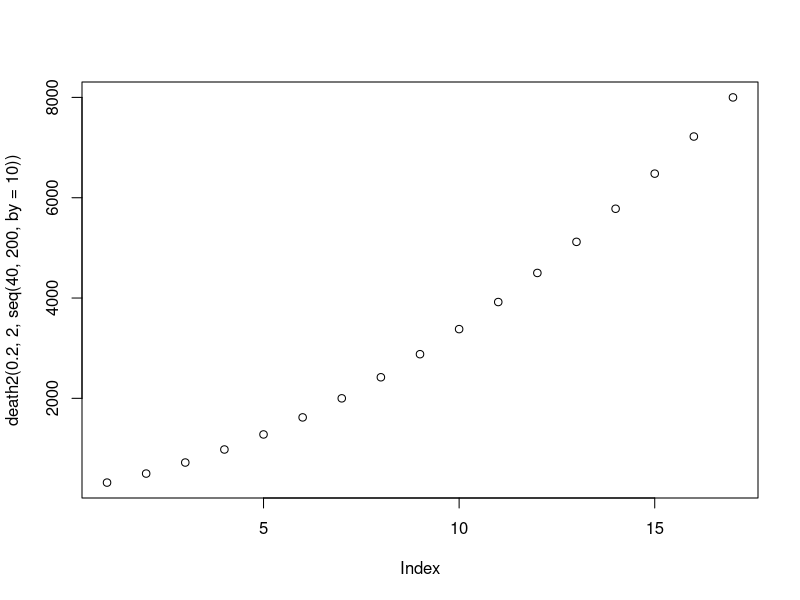
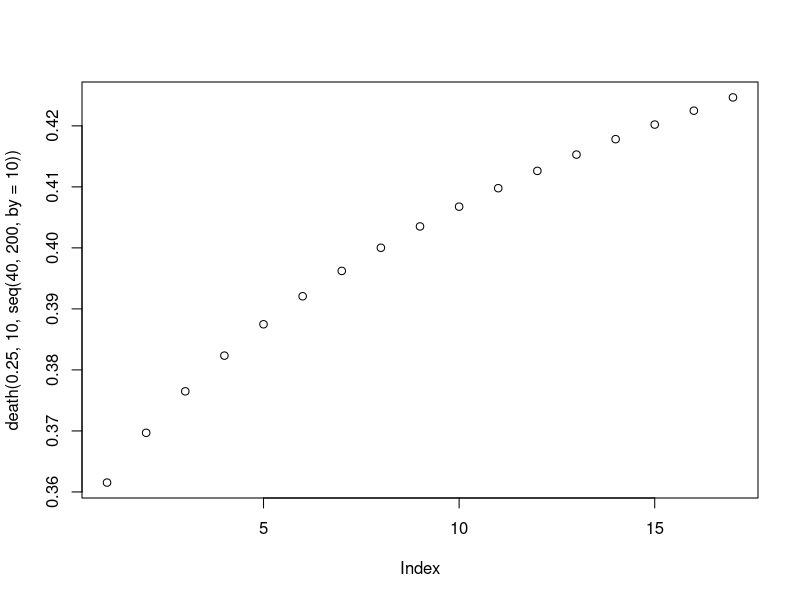
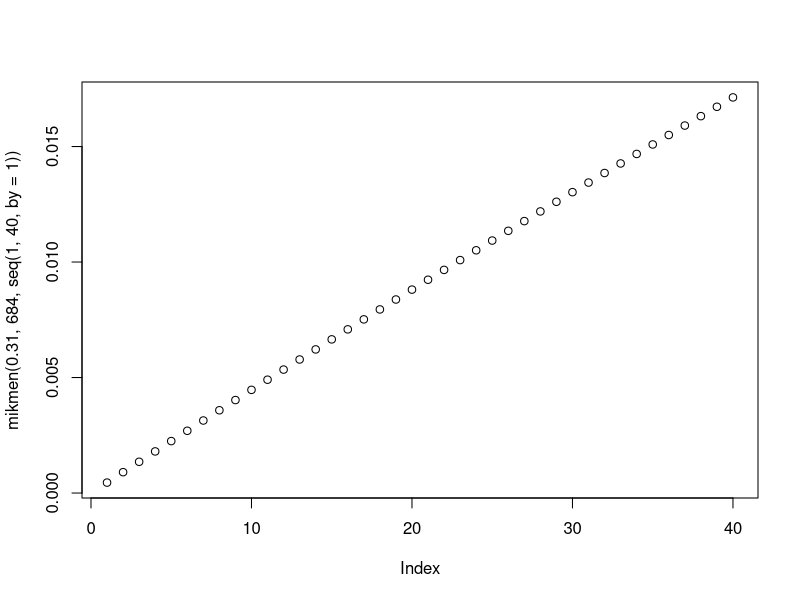
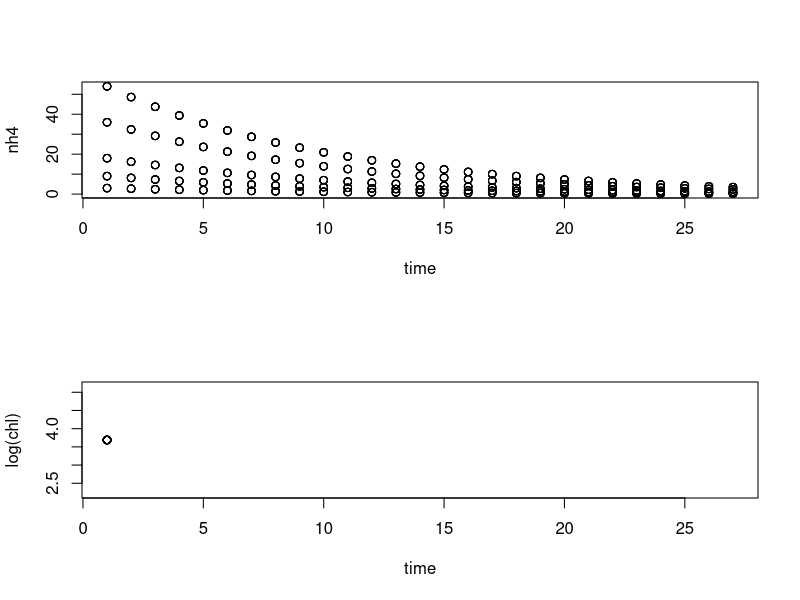

Write R code to recreate these figures, in order.
#make data frame for simulated data: want to use NH4 to predict chl a
# 5 replicates for 5 treatments over 28 days
faux <- data.frame(
  time = rep(seq(1,27),each=25),
  ind = rep(seq(1,25), 27),
  chl = c(rep(40,25),rep(0,650)),
  nh4 = c(rep(c(3,9,18,36,54),each =5),rep(0,650)))

faux_out <- vector("list", 16)

## mich men growth
mikmen <- function(a, s, nh4) {
 # nh4 <- seq(0.01, 40, by = 0.1)
 a * nh4 / (s + nh4)
 # plot(nh4, out)
}
death <- function(a,b,chl){
  a*chl^(1/b)
}

death2 <- function(a,b, chl){
  a*chl^b
}

par(mfrow = c(1,1));plot(death2(0.2, 2, seq(40, 200, by = 10))) 
par(mfrow = c(1,1));plot(death(0.25, 10, seq(40, 200, by = 10))) 
par(mfrow = c(1,1)); plot(mikmen(.31, 684, seq(1, 40, by = 1)))

#need nh4 to make sense??? need its own function some sort of decreasing function over time
fun <- function (dat,a, s,z, sd_chl_proc, sd_nh4_proc, sd_chl_obs, sd_nh4_obs) {
  for (i in 1:length(unique(faux$ind))) {  #to follow an individual replicate
    for (j in 2:length(unique(faux$time))) { #over each time point
      
      faux[faux$ind == unique(faux$ind)[i] & faux$time == unique(faux$time)[j], ]$nh4 <-   
        z *  subset(faux, ind == unique(faux$ind)[i] & time == unique(faux$time)[j-1])$nh4 
    
        #process level in z (nh4)
      faux[faux$ind == unique(faux$ind)[i] & faux$time == unique(faux$time)[j], ]$nh4 <-
      rlnorm(1,log(faux[faux$ind == unique(faux$ind)[i] & faux$time == unique(faux$time)[j], ]$nh4), 
             log(sd_nh4_proc))
      
      faux[faux$ind == unique(faux$ind)[i] & faux$time == unique(faux$time)[j], ]$chl <-
        # yesterdays chl +
        faux[faux$ind == unique(faux$ind)[i] & faux$time == unique(faux$time)[j-1], ]$chl+
        # a times yesterday nh4/(s +yesterday Nh4)*
         ((a*faux[faux$ind==unique(faux$ind)[i]&faux$time==unique(faux$time)[j-1],]$nh4)/
              (s+faux[faux$ind==unique(faux$ind)[i]&faux$time==unique(faux$time)[j-1],]$nh4)*
            # yesterdays chl-
        faux[faux$ind == unique(faux$ind)[i] & faux$time == unique(faux$time)[j-1], ]$chl) - 
        #(D * yesterdays chl)* yesterdays chl so that D is density dependent
        death2(0.002,2, faux[faux$ind == unique(faux$ind)[i] & faux$time == unique(faux$time)[j-1], ]$chl)*
  faux[faux$ind == unique(faux$ind)[i] & faux$time == unique(faux$time)[j-1], ]$chl
            
     #process level in chl
      faux[faux$ind==unique(faux$ind)[i] & faux$time==unique(faux$time)[j], ]$chl <-
        rlnorm(1,log(faux[faux$ind == unique(faux$ind)[i] & faux$time == unique(faux$time)[j], ]$chl), 
               log(sd_chl_proc))
  }
  }

  #observation level error 
  faux$chl<- rlnorm(length(faux$chl),log(faux$chl),log(sd_chl_obs))
  faux$nh4 <- rlnorm(length(faux$nh4), log(faux$nh4),log(sd_nh4_obs))
  
  return(list(c(a=a,s=s,z=z,sd_chl_proc=sd_chl_proc, sd_nh4_proc=sd_nh4_proc, 
                sd_chl_obs=sd_chl_obs, sd_nh4_obs=sd_nh4_obs), faux))
}

faux_out[c(1,2)] <- fun(dat=faux,a=3,s=20,z=0.9,sd_chl_proc=1.0, sd_nh4_proc=1.0, 
                          sd_chl_obs=1.0, sd_nh4_obs=1.0)

par(mfrow = c(2, 1)); with(faux_out[[2]], plot(time, nh4)); with(faux_out[[2]], plot(time, log(chl)))

faux_out[c(3,4)] <- fun(dat=faux,a=1,s=20,z=0.9,sd_chl_proc=1.0, sd_nh4_proc=1.0, 
                          sd_chl_obs=1.2, sd_nh4_obs=1.0)

faux_out[c(5,6)] <- fun(dat=faux,a=1,s=20,z=0.9,sd_chl_proc=1.0, sd_nh4_proc=1.0, 
                          sd_chl_obs=1.0, sd_nh4_obs=1.2)

faux_out[c(7,8)] <- fun(dat=faux,a=1,s=20,z=0.9,sd_chl_proc=1.0, sd_nh4_proc=1.0, 
                          sd_chl_obs=1.2, sd_nh4_obs=1.2)

faux_out[c(9,10)] <- fun(dat=faux,a=1,s=20,z=0.9,sd_chl_proc=1.1, sd_nh4_proc=1.0, 
                          sd_chl_obs=1.0, sd_nh4_obs=1.0)

faux_out[c(11,12)] <- fun(dat=faux,a=1,s=20,z=0.9,sd_chl_proc=1.0, sd_nh4_proc=1.1, 
                          sd_chl_obs=1.0, sd_nh4_obs=1.0)

faux_out[c(13,14)] <- fun(dat=faux,a=1,s=20,z=0.9,sd_chl_proc=1.1, sd_nh4_proc=1.1, 
                          sd_chl_obs=1.0, sd_nh4_obs=1.0)

faux_out[c(15,16)] <- fun(dat=faux,a=1,s=20,z=0.9,sd_chl_proc=1.1, sd_nh4_proc=1.1, 
                        sd_chl_obs=1.2, sd_nh4_obs=1.2)

save(faux_out,file = "faux_out.Rdata")



